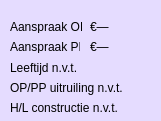
   <widget class="QFrame" name="frame_Aegon65">
    <property name="geometry">
     <rect>
      <x>660</x>
      <y>500</y>
      <width>161</width>
      <height>121</height>
     </rect>
    </property>
    <property name="font">
     <font>
      <pointsize>10</pointsize>
      <weight>75</weight>
      <bold>true</bold>
     </font>
    </property>
    <property name="styleSheet">
     <string notr="true">background-color: rgb(229, 220, 255);

</string>
    </property>
    <widget class="QLabel" name="lbl_A65_AanspraakOP">
     <property name="geometry">
      <rect>
       <x>10</x>
       <y>20</y>
       <width>72</width>
       <height>13</height>
      </rect>
     </property>
     <property name="text">
      <string>Aanspraak OP:</string>
     </property>
    </widget>
    <widget class="QLabel" name="lbl_A65_AanspraakPP">
     <property name="geometry">
      <rect>
       <x>10</x>
       <y>40</y>
       <width>70</width>
       <height>13</height>
      </rect>
     </property>
     <property name="text">
      <string>Aanspraak PP:</string>
     </property>
    </widget>
    <widget class="QLabel" name="lbl_A65_hlConstructie">
     <property name="geometry">
      <rect>
       <x>10</x>
       <y>100</y>
       <width>141</width>
       <height>16</height>
      </rect>
     </property>
     <property name="text">
      <string>H/L constructie n.v.t.</string>
     </property>
    </widget>
    <widget class="QLabel" name="lbl_A65_OP_PP">
     <property name="geometry">
      <rect>
       <x>10</x>
       <y>80</y>
       <width>141</width>
       <height>16</height>
      </rect>
     </property>
     <property name="text">
      <string>OP/PP uitruiling n.v.t.</string>
     </property>
    </widget>
    <widget class="QLabel" name="lbl_A65_pLeeftijd">
     <property name="geometry">
      <rect>
       <x>10</x>
       <y>60</y>
       <width>141</width>
       <height>16</height>
      </rect>
     </property>
     <property name="text">
      <string>Leeftijd n.v.t.</string>
     </property>
    </widget>
    <widget class="QLabel" name="lbl_A65_OP">
     <property name="geometry">
      <rect>
       <x>90</x>
       <y>20</y>
       <width>47</width>
       <height>13</height>
      </rect>
     </property>
     <property name="text">
      <string>€—</string>
     </property>
    </widget>
    <widget class="QLabel" name="lbl_A65_PP">
     <property name="geometry">
      <rect>
       <x>90</x>
       <y>40</y>
       <width>47</width>
       <height>13</height>
      </rect>
     </property>
     <property name="text">
      <string>€—</string>
     </property>
    </widget>
   </widget>
